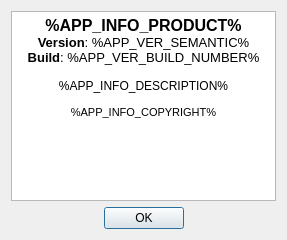
<?xml version="1.0" encoding="UTF-8"?>
<ui version="4.0">
 <class>AboutDialog</class>
 <widget class="QDialog" name="AboutDialog">
  <property name="geometry">
   <rect>
    <x>0</x>
    <y>0</y>
    <width>287</width>
    <height>240</height>
   </rect>
  </property>
  <property name="windowTitle">
   <string>About</string>
  </property>
  <layout class="QVBoxLayout" name="verticalLayout">
   <item>
    <widget class="QTextBrowser" name="textBrowser">
     <property name="html">
      <string>&lt;!DOCTYPE HTML PUBLIC &quot;-//W3C//DTD HTML 4.0//EN&quot; &quot;http://www.w3.org/TR/REC-html40/strict.dtd&quot;&gt;
&lt;html&gt;&lt;head&gt;&lt;meta name=&quot;qrichtext&quot; content=&quot;1&quot; /&gt;&lt;style type=&quot;text/css&quot;&gt;
p, li { white-space: pre-wrap; }
&lt;/style&gt;&lt;/head&gt;&lt;body style=&quot; font-family:'MS Shell Dlg 2'; font-size:8.25pt; font-weight:400; font-style:normal;&quot;&gt;
&lt;p align=&quot;center&quot; style=&quot; margin-top:0px; margin-bottom:0px; margin-left:0px; margin-right:0px; -qt-block-indent:0; text-indent:0px;&quot;&gt;&lt;span style=&quot; font-size:12pt; font-weight:600;&quot;&gt;%APP_INFO_PRODUCT%&lt;/span&gt;&lt;/p&gt;
&lt;p align=&quot;center&quot; style=&quot; margin-top:0px; margin-bottom:0px; margin-left:0px; margin-right:0px; -qt-block-indent:0; text-indent:0px;&quot;&gt;&lt;span style=&quot; font-size:10pt; font-weight:600;&quot;&gt;Version&lt;/span&gt;&lt;span style=&quot; font-size:10pt;&quot;&gt;: %APP_VER_SEMANTIC%&lt;/span&gt;&lt;/p&gt;
&lt;p align=&quot;center&quot; style=&quot; margin-top:0px; margin-bottom:0px; margin-left:0px; margin-right:0px; -qt-block-indent:0; text-indent:0px;&quot;&gt;&lt;span style=&quot; font-size:10pt; font-weight:600;&quot;&gt;Build&lt;/span&gt;&lt;span style=&quot; font-size:10pt;&quot;&gt;: %APP_VER_BUILD_NUMBER%&lt;/span&gt;&lt;/p&gt;
&lt;p align=&quot;center&quot; style=&quot;-qt-paragraph-type:empty; margin-top:0px; margin-bottom:0px; margin-left:0px; margin-right:0px; -qt-block-indent:0; text-indent:0px; font-size:9pt;&quot;&gt;&lt;br /&gt;&lt;/p&gt;
&lt;p align=&quot;center&quot; style=&quot; margin-top:0px; margin-bottom:0px; margin-left:0px; margin-right:0px; -qt-block-indent:0; text-indent:0px;&quot;&gt;&lt;span style=&quot; font-size:9pt;&quot;&gt;%APP_INFO_DESCRIPTION%&lt;/span&gt;&lt;/p&gt;
&lt;p align=&quot;center&quot; style=&quot;-qt-paragraph-type:empty; margin-top:0px; margin-bottom:0px; margin-left:0px; margin-right:0px; -qt-block-indent:0; text-indent:0px; font-size:8pt;&quot;&gt;&lt;br /&gt;&lt;/p&gt;
&lt;p align=&quot;center&quot; style=&quot; margin-top:0px; margin-bottom:0px; margin-left:0px; margin-right:0px; -qt-block-indent:0; text-indent:0px;&quot;&gt;&lt;span style=&quot; font-size:8pt;&quot;&gt;%APP_INFO_COPYRIGHT%&lt;/span&gt;&lt;/p&gt;
&lt;p align=&quot;center&quot; style=&quot;-qt-paragraph-type:empty; margin-top:0px; margin-bottom:0px; margin-left:0px; margin-right:0px; -qt-block-indent:0; text-indent:0px; font-size:7.8pt;&quot;&gt;&lt;br /&gt;&lt;/p&gt;&lt;/body&gt;&lt;/html&gt;</string>
     </property>
    </widget>
   </item>
   <item>
    <layout class="QHBoxLayout" name="horizontalLayout">
     <item>
      <spacer name="horizontalSpacer">
       <property name="orientation">
        <enum>Qt::Horizontal</enum>
       </property>
       <property name="sizeHint" stdset="0">
        <size>
         <width>40</width>
         <height>20</height>
        </size>
       </property>
      </spacer>
     </item>
     <item>
      <widget class="QPushButton" name="pushButton_closeDialog">
       <property name="text">
        <string>OK</string>
       </property>
      </widget>
     </item>
     <item>
      <spacer name="horizontalSpacer_2">
       <property name="orientation">
        <enum>Qt::Horizontal</enum>
       </property>
       <property name="sizeHint" stdset="0">
        <size>
         <width>40</width>
         <height>20</height>
        </size>
       </property>
      </spacer>
     </item>
    </layout>
   </item>
  </layout>
 </widget>
 <resources/>
 <connections>
  <connection>
   <sender>pushButton_closeDialog</sender>
   <signal>clicked()</signal>
   <receiver>AboutDialog</receiver>
   <slot>close()</slot>
   <hints>
    <hint type="sourcelabel">
     <x>143</x>
     <y>217</y>
    </hint>
    <hint type="destinationlabel">
     <x>228</x>
     <y>215</y>
    </hint>
   </hints>
  </connection>
 </connections>
</ui>
